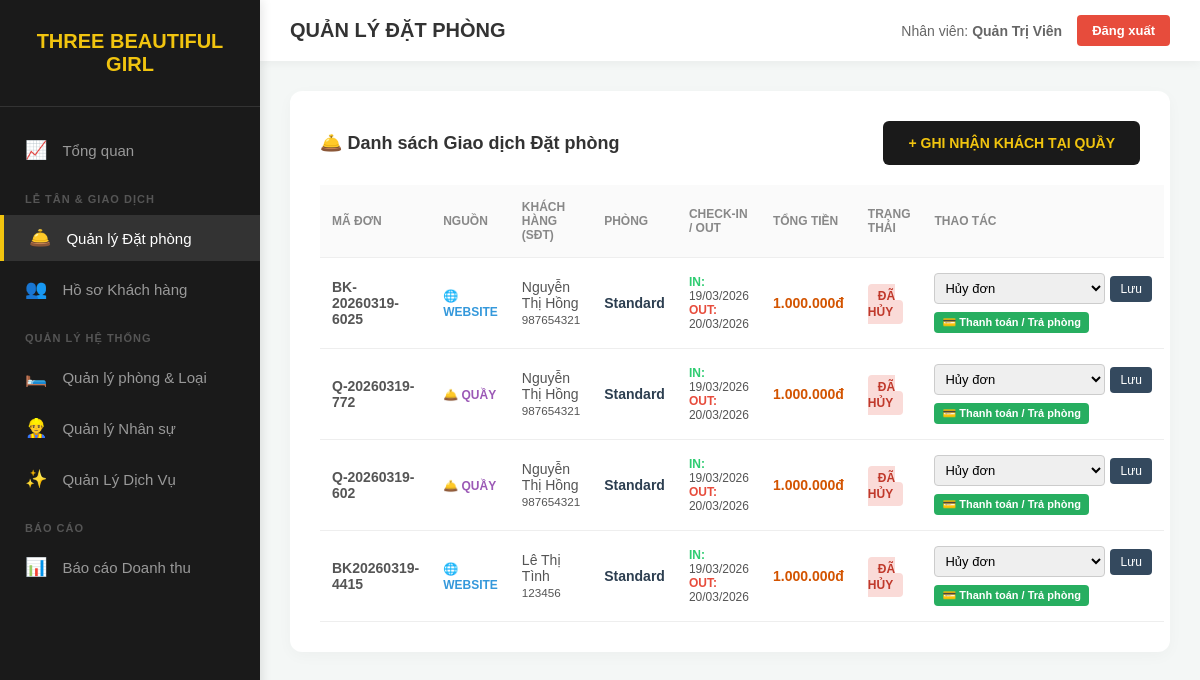
/manage_bookings.php (signed in), run on the app's committed database.
### tables this page shows
CREATE TABLE `dat_phong` (
  `id` int(11) NOT NULL,
  `booking_id` varchar(20) NOT NULL,
  `khach_hang_cccd` varchar(20) NOT NULL,
  `ma_nv` varchar(20) DEFAULT NULL,
  `ma_phong` varchar(20) DEFAULT NULL,
  `ma_loai` varchar(20) NOT NULL,
  `ngay_den` date NOT NULL,
  `ngay_di` date NOT NULL,
  `so_khach` int(11) NOT NULL,
  `tong_tien_du_kien` decimal(10,2) DEFAULT NULL,
  `trang_thai` enum('Đã đặt trước','Tạm giữ thanh toán','Đã đặt cọc','Đã thanh toán đầy đủ','Đã check-in','Đã check-out','Đã hủy') DEFAULT 'Tạm giữ thanh toán',
  `ngay_dat` timestamp NOT NULL DEFAULT current_timestamp()
);

CREATE TABLE `khach_hang` (
  `cccd_ho_chieu` varchar(20) NOT NULL,
  `ho_ten` varchar(100) NOT NULL,
  `so_dien_thoai` varchar(15) NOT NULL,
  `email` varchar(100) DEFAULT NULL,
  `mat_khau` varchar(255) NOT NULL,
  `cong_no` decimal(10,2) DEFAULT 0.00,
  `so_lan_huy` int(11) DEFAULT 0,
  `ngay_tao` timestamp NOT NULL DEFAULT current_timestamp(),
  `ma_khach_hang` varchar(0) NOT NULL
);

CREATE TABLE `phong` (
  `ma_phong` varchar(20) NOT NULL,
  `ten_phong` varchar(100) DEFAULT NULL,
  `loai_phong` varchar(50) DEFAULT NULL,
  `gia_phong` decimal(10,2) DEFAULT NULL,
  `ma_loai` varchar(20) NOT NULL,
  `trang_thai` enum('Trống','Đang lưu trú','Đang dọn dẹp','Bảo trì') DEFAULT 'Trống',
  `url_phong` text NOT NULL,
  `chi_tiet_phong` text NOT NULL,
  `so_phong_trong` int(11) DEFAULT 10
);

### manage_bookings.php (the view, shortened to what this page needs)
<?php
include 'config.php';
$bookings = $conn->query("SELECT dp.*, kh.ho_ten, kh.so_dien_thoai, p.ten_phong FROM dat_phong dp JOIN khach_hang kh ON dp.khach_hang_cccd = kh.cccd_ho_chieu JOIN phong p ON dp.ma_phong = p.ma_phong ORDER BY dp.ngay_dat DESC")->fetchAll(PDO::FETCH_ASSOC);
include 'admin_header.php';
?>
<div class="table-section">
    <div class="table-header">
        <h3>🛎️ Danh sách Giao dịch Đặt phòng</h3>
        <button class="btn-submit" onclick="document.getElementById('modal-offline-booking').style.display='flex'">+ Ghi nhận khách tại quầy</button>
    </div>
    <table>
        <thead><tr><th>Mã Đơn</th><th>Nguồn</th><th>Khách Hàng (SĐT)</th><th>Phòng</th><th>Check-in / Out</th><th>Tổng tiền</th><th>Trạng Thái</th><th>Thao Tác</th></tr></thead>
        <tbody>
            <?php foreach($bookings as $bk):
                $is_web = strpos($bk['booking_id'], 'BK') === 0;
                $origin_html = $is_web ? "<span class='origin-web'>🌐 WEBSITE</span>" : "<span class='origin-desk'>🛎️ QUẦY</span>";
                $tt = mb_strtolower(trim($bk['trang_thai']), 'UTF-8');
                $badge = 'bg-info'; if (strpos($tt, 'tạm giữ') !== false) $badge = 'bg-pending'; elseif (strpos($tt, 'đã thanh toán') !== false || strpos($tt, 'hoàn tất') !== false) $badge = 'bg-success'; elseif (strpos($tt, 'hủy') !== false) $badge = 'bg-danger';
            ?>
            <tr>
                <td><strong><?= htmlspecialchars($bk['booking_id']) ?></strong></td>
                <td><?= $origin_html ?></td>
                <td><?= htmlspecialchars($bk['ho_ten']) ?><br><small><?= htmlspecialchars($bk['so_dien_thoai']) ?></small></td>
                <td><strong style="color: #2c3e50;"><?= htmlspecialchars($bk['ten_phong']) ?></strong></td>
                <td style="font-size: 12px;"><strong style="color:#2ecc71;">IN:</strong> <?= date('d/m/Y', strtotime($bk['ngay_den'])) ?><br><strong style="color:#e74c3c;">OUT:</strong> <?= date('d/m/Y', strtotime($bk['ngay_di'])) ?></td>
                <td style="color:#d35400; font-weight:bold;"><?= number_format($bk['tong_tien_du_kien'], 0, ',', '.') ?>đ</td>
                <td><span class="status-badge <?= $badge ?>"><?= htmlspecialchars($bk['trang_thai']) ?></span></td>
                <td>
                    <form method="POST" style="display: flex; align-items: center;">
                        <select name="trang_thai" class="select-status">
                            <option value="Đã hủy" <?= $bk['trang_thai']=='Đã hủy'?'selected':'' ?>>Hủy đơn</option>
                        </select>
                        <button type="submit" class="btn-save-sm">Lưu</button>
                    </form>
                    <a href="checkout.php?booking_id=<?= urlencode($bk['booking_id']) ?>" style="display:inline-block; margin-top:8px; padding: 4px 8px; background: #27ae60; color: white; text-decoration: none; font-size: 11px; font-weight: bold; border-radius: 4px;">💳 Thanh toán / Trả phòng</a>
                </td>
            </tr>
            <?php endforeach; ?>
        </tbody>
    </table>
</div>
<?php include 'admin_footer.php'; ?>

### admin_header.php (style rules this page uses)
body { margin: 0; font-family: Arial, sans-serif; background-color: #f4f7f6; display: flex; height: 100vh; overflow: hidden; }
.table-section { background-color: #ffffff; padding: 30px; border-radius: 12px; box-shadow: 0 4px 15px rgba(0,0,0,0.03); margin-bottom: 30px; }
.table-header { margin-bottom: 20px; display: flex; justify-content: space-between; align-items: center; }
.table-header h3 { margin: 0; font-size: 18px; color: #333; }
table { width: 100%; border-collapse: collapse; }
table th, table td { text-align: left; padding: 15px 12px; font-size: 14px; border-bottom: 1px solid #eee; vertical-align: middle; }
table th { color: #888; text-transform: uppercase; font-weight: bold; background: #fafafa; font-size: 12px; }
table td { color: #555; }
.btn-submit { background: #1a1a1a; color: #f1c40f; padding: 14px 25px; border: none; border-radius: 6px; cursor: pointer; font-weight: bold; font-size: 14px; text-transform: uppercase; transition: 0.3s; }
.status-badge { padding: 5px 10px; border-radius: 4px; font-size: 12px; font-weight: bold; text-transform: uppercase; }

### manage_bookings.php (style rules this page uses)
.bg-danger { background-color: #fadbd8; color: #c0392b; }
.select-status { padding: 6px; border: 1px solid #ccc; border-radius: 4px; outline: none; font-size: 13px; }
.btn-save-sm { background: #34495e; color: white; border: none; padding: 6px 10px; border-radius: 4px; cursor: pointer; margin-left: 5px; font-size: 12px; }
.origin-web { color: #3498db; font-weight: bold; font-size: 12px; }
.origin-desk { color: #9b59b6; font-weight: bold; font-size: 12px; }

### data on the page
dat_phong: booking "BK-20260319-6025", shows "🌐 WEBSITE", khach_hang_cccd.ho_ten "Nguyễn Thị Hồng", khach_hang_cccd.so_dien_thoai "987654321", ma_phong.ten_phong "Standard", ngay_den "19/03/2026", ngay_di "20/03/2026", tong_tien_du_kien "1.000.000", trang_thai "ĐÃ HỦY", trang_thai "Hủy đơn"
dat_phong: booking "Q-20260319-772", shows "🛎️ QUẦY", khach_hang_cccd.ho_ten "Nguyễn Thị Hồng", khach_hang_cccd.so_dien_thoai "987654321", ma_phong.ten_phong "Standard", ngay_den "19/03/2026", ngay_di "20/03/2026", tong_tien_du_kien "1.000.000", trang_thai "ĐÃ HỦY", trang_thai "Hủy đơn"
dat_phong: booking "Q-20260319-602", shows "🛎️ QUẦY", khach_hang_cccd.ho_ten "Nguyễn Thị Hồng", khach_hang_cccd.so_dien_thoai "987654321", ma_phong.ten_phong "Standard", ngay_den "19/03/2026", ngay_di "20/03/2026", tong_tien_du_kien "1.000.000", trang_thai "ĐÃ HỦY", trang_thai "Hủy đơn"
dat_phong: booking "BK20260319-4415", shows "🌐 WEBSITE", khach_hang_cccd.ho_ten "Lê Thị Tình", khach_hang_cccd.so_dien_thoai "123456", ma_phong.ten_phong "Standard", ngay_den "19/03/2026", ngay_di "20/03/2026", tong_tien_du_kien "1.000.000", trang_thai "ĐÃ HỦY", trang_thai "Hủy đơn"

### other printed values
$page_title "QUẢN LÝ ĐẶT PHÒNG"
$_SESSION['username'] "Quản Trị Viên"
